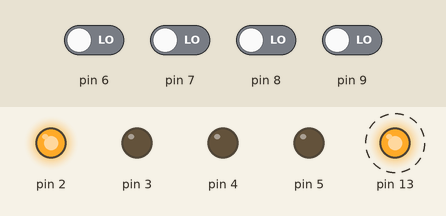
The program below on a simulated Arduino Uno, built with avr-gcc and run on an emulated ATmega328P. Shown: output pins drawn as LEDs (lit = HIGH). Dashed ring = blinking. The inputs (shaded band) are chosen by the test bench; at power-on: pin 6–9 LOW.

Above: at 3.3 s.
3.4 s: pin 6 driven HIGH
At 4.4 s:
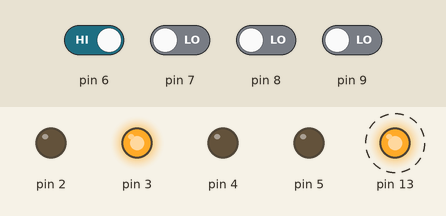
6.9 s: pin 7 driven HIGH
At 8.4 s:
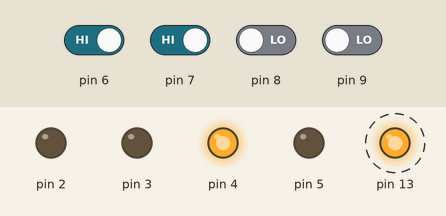
10.5 s: pin 6 driven LOW
At 11.4 s:
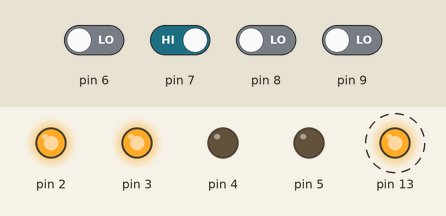
14.0 s: pin 7 driven LOW
At 14.9 s:
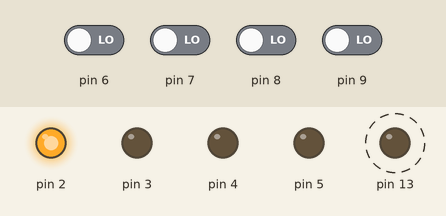
18.0 s: pin 8 driven HIGH
At 19.4 s:
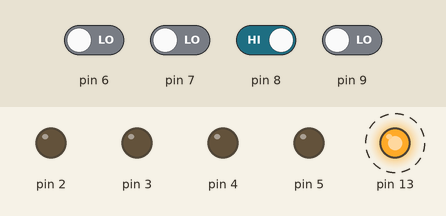
22.1 s: pin 8 driven LOW
At 23.3 s:
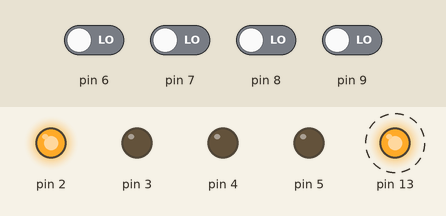
Timing chart, 0 to 27.2 s (numbered marks = the images above; inputs shaded):
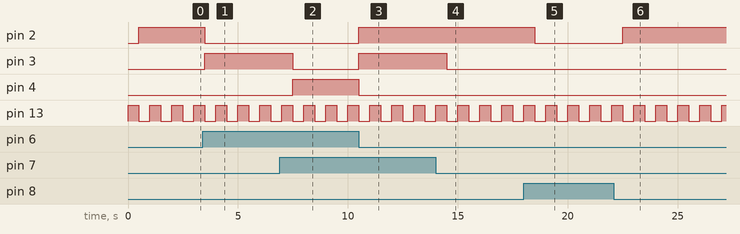

The program:

main.cpp
```cpp
#include <Arduino.h>
int clk;
int Z,Y,X,W;
int A,B,C,D;


void disp_7474(int D,int C,int B,int A)
{
   digitalWrite(2,A);//lsb
   digitalWrite(3,B);
   digitalWrite(4,C);
   digitalWrite(5,D);//msb
   digitalWrite(13,clk);

}

void setup() {
  pinMode(13, OUTPUT);
  pinMode(2, OUTPUT);
  pinMode(3, OUTPUT);
  pinMode(4, OUTPUT);
  pinMode(5, OUTPUT);
  pinMode(6, INPUT);
  pinMode(7, INPUT);
  pinMode(8, INPUT);
  pinMode(9, INPUT);
}


void loop()
{
   digitalWrite(13 , HIGH);
   delay(500);

  W = digitalRead(6);
  X = digitalRead(7);
  Y = digitalRead(8);
  Z = digitalRead(9);

  A = !Y&&!W;
  B = (!X&&W) || (X&&!W);
  C = (W&&X);
  D = 0;

  disp_7474(D,C,B,A);
  digitalWrite(13,LOW);
  delay(500);
}
```

Measured:
- after the input at 3.4 s, pin 2: HIGH → LOW after 0.10 s; pin 3: LOW → HIGH after 0.10 s
- after the input at 6.9 s, pin 3: HIGH → LOW after 0.60 s; pin 4: LOW → HIGH after 0.60 s
- after the input at 10.5 s, pin 2, pin 3: LOW → HIGH at once; pin 4: HIGH → LOW at once
- after the input at 14.0 s, pin 3: HIGH → LOW after 0.50 s
- after the input at 18.0 s, pin 2: HIGH → LOW after 0.50 s
- after the input at 22.1 s, pin 2: LOW → HIGH after 0.40 s
- by itself, pin 13: alternates HIGH for 0.50 s and LOW for 0.50 s
